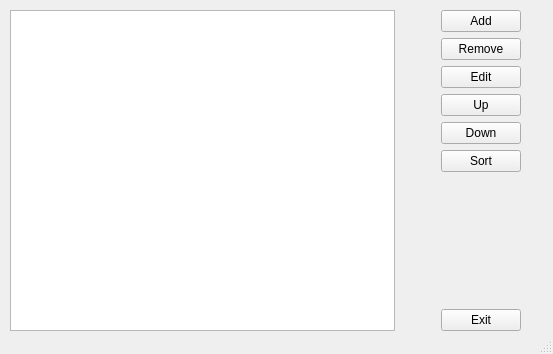
<?xml version="1.0" encoding="UTF-8"?>
<ui version="4.0">
 <class>MainWindow</class>
 <widget class="QMainWindow" name="MainWindow">
  <property name="geometry">
   <rect>
    <x>0</x>
    <y>0</y>
    <width>553</width>
    <height>354</height>
   </rect>
  </property>
  <property name="windowTitle">
   <string>MainWindow</string>
  </property>
  <widget class="QWidget" name="centralwidget">
   <widget class="QWidget" name="horizontalLayoutWidget">
    <property name="geometry">
     <rect>
      <x>10</x>
      <y>10</y>
      <width>511</width>
      <height>321</height>
     </rect>
    </property>
    <layout class="QHBoxLayout" name="horizontalLayout">
     <item>
      <widget class="QListWidget" name="listWidget"/>
     </item>
     <item>
      <spacer name="horizontalSpacer">
       <property name="orientation">
        <enum>Qt::Horizontal</enum>
       </property>
       <property name="sizeType">
        <enum>QSizePolicy::Preferred</enum>
       </property>
       <property name="sizeHint" stdset="0">
        <size>
         <width>40</width>
         <height>20</height>
        </size>
       </property>
      </spacer>
     </item>
     <item>
      <layout class="QVBoxLayout" name="verticalLayout">
       <item>
        <widget class="QPushButton" name="btnAdd">
         <property name="text">
          <string>Add</string>
         </property>
        </widget>
       </item>
       <item>
        <widget class="QPushButton" name="btnRemove">
         <property name="text">
          <string>Remove</string>
         </property>
        </widget>
       </item>
       <item>
        <widget class="QPushButton" name="btnEdit">
         <property name="text">
          <string>Edit</string>
         </property>
        </widget>
       </item>
       <item>
        <widget class="QPushButton" name="btnUp">
         <property name="text">
          <string>Up</string>
         </property>
        </widget>
       </item>
       <item>
        <widget class="QPushButton" name="btnDown">
         <property name="text">
          <string>Down</string>
         </property>
        </widget>
       </item>
       <item>
        <widget class="QPushButton" name="btnSort">
         <property name="text">
          <string>Sort</string>
         </property>
        </widget>
       </item>
       <item>
        <spacer name="verticalSpacer">
         <property name="orientation">
          <enum>Qt::Vertical</enum>
         </property>
         <property name="sizeHint" stdset="0">
          <size>
           <width>20</width>
           <height>40</height>
          </size>
         </property>
        </spacer>
       </item>
       <item>
        <widget class="QPushButton" name="btnExit">
         <property name="text">
          <string>Exit</string>
         </property>
         <property name="shortcut">
          <string>Ctrl+Esc</string>
         </property>
        </widget>
       </item>
      </layout>
     </item>
    </layout>
   </widget>
  </widget>
  <widget class="QStatusBar" name="statusbar"/>
 </widget>
 <resources/>
 <connections/>
</ui>
